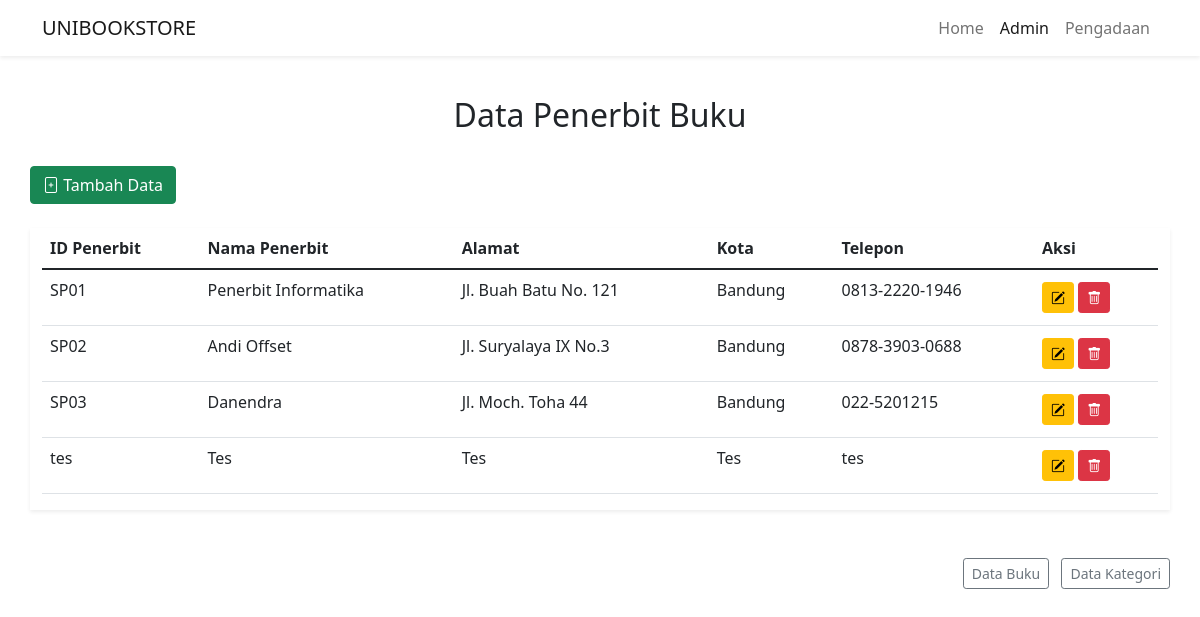
The page /penerbit.php on the database its author committed.
### tables this page shows
CREATE TABLE `tb_penerbit` (
  `id_penerbit` char(4) NOT NULL,
  `nama_penerbit` varchar(50) NOT NULL,
  `alamat_penerbit` varchar(255) NOT NULL,
  `kota_penerbit` varchar(100) NOT NULL,
  `telepon` varchar(20) NOT NULL
);

### penerbit.php (the view, shortened to what this page needs)
<?php
require_once('connection.php');
$query = "SELECT * FROM tb_penerbit";
$result = mysqli_query($mysqli, $query);
?>
<!DOCTYPE html>
<html lang="en">
<head>
   <link href="https://cdn.jsdelivr.net/npm/bootstrap@5.1.3/dist/css/bootstrap.min.css" rel="stylesheet">
   <link rel="stylesheet" href="https://cdn.jsdelivr.net/npm/bootstrap-icons@1.5.0/font/bootstrap-icons.css" />
</head>
<body>
   <nav class="navbar navbar-expand-lg navbar-light  bg-white shadow-sm fixed-top">
      <div class="container">
         <a class="navbar-brand" href="index.php">UNIBOOKSTORE</a>
         <div class="collapse navbar-collapse" id="navbarNav">
            <ul class="navbar-nav ms-auto">
               <li class="nav-item">
                  <a class="nav-link" aria-current="page" href="index.php">Home</a>
               </li>
               <li class="nav-item">
                  <a class="nav-link active" href="admin.php">Admin</a>
               </li>
               <li class="nav-item">
                  <a class="nav-link" href="pengadaan.php">Pengadaan</a>
               </li>
            </ul>
         </div>
      </div>
   </nav>
   <section id="main" style="margin-top: 6rem;">
      <div class="container">
         <div class="row mb-4">
            <h2 class="text-center">Data Penerbit Buku</h2>
         </div>
         <div class="row mb-4">
            <div class="col p-0">
               <a href="tambah_penerbit.php" class="btn btn-success"><i class="bi bi-file-plus"></i> Tambah Data</a>
            </div>
         </div>
         <div class="row">
            <div class="col-12 shadow-sm">
               <table class="table table-hover table-responsive">
                  <thead>
                     <tr>
                        <th scope="col">ID Penerbit</th>
                        <th scope="col">Nama Penerbit</th>
                        <th scope="col">Alamat</th>
                        <th scope="col">Kota</th>
                        <th scope="col">Telepon</th>
                        <th scope="col">Aksi</th>
                     </tr>
                  </thead>
                  <tbody>
                     <?php
                        foreach( $result as $penerbit ) :
                           $id = $penerbit['id_penerbit'];
                           $nama = $penerbit['nama_penerbit'];
                           $alamat = $penerbit['alamat_penerbit'];
                           $kota = $penerbit['kota_penerbit'];
                           $telepon = $penerbit['telepon'];
                     ?>
                     <tr>
                        <td scope="row"><?= $id; ?></td>
                        <td><?= ucwords($nama); ?></td>
                        <td><?= ucwords($alamat); ?></td>
                        <td><?= ucwords($kota); ?></td>
                        <td><?= $telepon; ?></td>
                        <td>
                           <a href="edit_penerbit.php?id=<?= $id; ?>" class="btn btn-sm btn-warning my-1"><i class="bi bi-pencil-square"></i></a>
                           <a href="delete_penerbit.php?id=<?= $id; ?>" class="btn btn-sm btn-danger my-1" onclick=" return confirm_delete()"><i class="bi bi-trash"></i></a>
                        </td>
                     </tr>
                     <?php endforeach; ?>
                  </tbody>
               </table>
            </div>
         </div>
         <div class="row mt-5 text-end">
            <div class="col-12 p-0">
               <a href="admin.php" class="btn btn-sm btn-outline-secondary">Data Buku</a>
               <a href="kategori.php" class="btn btn-sm btn-outline-secondary ms-2">Data Kategori</a>
            </div>
         </div>
      </div>
   </section>
</body>
</html>

### rows shown on the page
tb_penerbit: id_penerbit "SP01", nama_penerbit "Penerbit Informatika", alamat_penerbit "Jl. Buah Batu No. 121", kota_penerbit "Bandung", telepon "0813-2220-1946"
tb_penerbit: id_penerbit "SP02", nama_penerbit "Andi Offset", alamat_penerbit "Jl. Suryalaya IX No.3", kota_penerbit "Bandung", telepon "0878-3903-0688"
tb_penerbit: id_penerbit "SP03", nama_penerbit "Danendra", alamat_penerbit "Jl. Moch. Toha 44", kota_penerbit "Bandung", telepon "022-5201215"
tb_penerbit: id_penerbit "tes", nama_penerbit "Tes", alamat_penerbit "Tes", kota_penerbit "Tes", telepon "tes"
